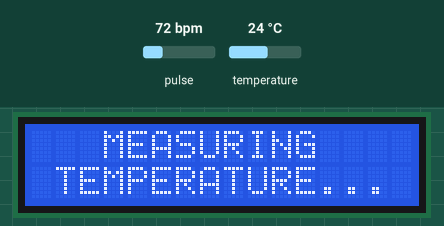
This sketch was run on a simulated Arduino Uno, built with avr-gcc and run on an emulated ATmega328P. Shown: 16×2 character LCD. The inputs (shaded band) are chosen by the test bench; at power-on: temperature 24 °C, pulse 72 bpm. What the sketch prints to the serial monitor is not drawn.

Above: at 3.2 s.
3.3 s: temperature set to 1 °C
At 13.8 s:
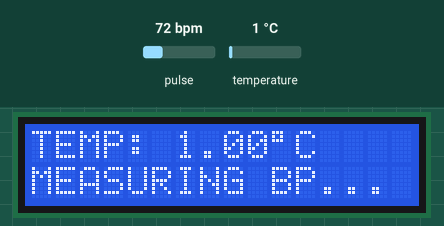
At 18.8 s:
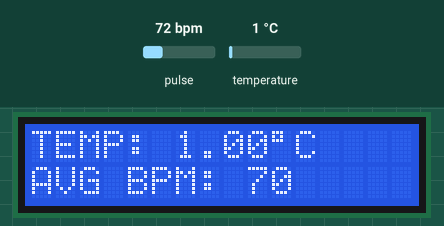
Timing chart, 0 to 19.1 s (numbered marks = the images above; inputs shaded):
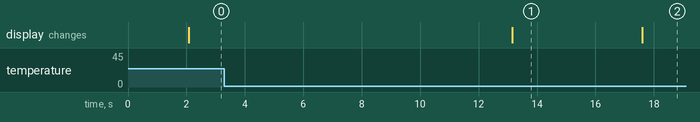

Measured:
- what the display in image 1 shows lasts 4.4 s, from 13.2 s to 17.6 s

The sketch:

HeartBeatMonitorWatch.ino
```cpp
#include <Wire.h>
#include "MAX30105.h"
#include "heartRate.h"
#include <LiquidCrystal.h>

MAX30105 particleSensor;

const byte RATE_SIZE = 4;  //Increase this for more averaging. 4 is good.
byte rates[RATE_SIZE];     //Array of heart rates
byte rateSpot = 0;
long lastBeat = 0;  //Time at which the last beat occurred

float beatsPerMinute;
int beatAvg;
long irValue;
int DataisReady = 0;
float temperature;
float temperatureF;

enum State {
  IDLE,
  MEASURE_TEMPERATURE,
  MEASURE_BP
};

State currentState = IDLE;
unsigned long measurementStartTime;
unsigned long DataSendStartTime;

const int rs = 4, en = 5, d4 = 6, d5 = 7, d6 = 8, d7 = 9;
LiquidCrystal lcd(rs, en, d4, d5, d6, d7);

void initializeSensor() {
  if (!particleSensor.begin(Wire, I2C_SPEED_FAST)) {
    Serial.println("MAX30105 was not found. Please check wiring/power.");
    while (1)
      ;
  }

  particleSensor.setup();                     // Configure sensor with default settings
  particleSensor.setPulseAmplitudeRed(0x0A);  // Turn Red LED to low to indicate sensor is running
  particleSensor.setPulseAmplitudeGreen(0);   // Turn off Green LED
}

void setup() {
  Serial.begin(9600);
  Serial.println("Initializing...");

  lcd.begin(16, 2);
  //initializeSensor();
  if (!particleSensor.begin(Wire, I2C_SPEED_FAST)) {
    Serial.println("MAX30102 was not found. Please check wiring/power. ");
    while (1)
      ;
  }
  Serial.println("Place your index finger on the sensor with steady pressure.");
  particleSensor.setup();                     // Configure sensor with default settings
  particleSensor.setPulseAmplitudeRed(0x0A);  // Turn Red LED to low to indicate the sensor is running
  particleSensor.setPulseAmplitudeGreen(0);   // Turn off Green LED

  lcd.clear();
  lcd.setCursor(5,0);
  lcd.print("SYSTEM");
  lcd.setCursor(1,1);
  lcd.print("INITIALIZATION");
  delay(2000);
}

void loop() {
  switch (currentState) {
    case IDLE:
      checkFingerDetection();
      break;

    case MEASURE_TEMPERATURE:
      measureTemperature();
      break;

    case MEASURE_BP:
      measureBP();
      break;
  }
}
void checkFingerDetection() {
  irValue = particleSensor.getIR();

  if (irValue > 70000) {
    currentState = MEASURE_TEMPERATURE;
    DataisReady = 0;
    measurementStartTime = millis();
  }else{
    lcd.clear();
    lcd.setCursor(5,0);
    lcd.print("WEAR");
    lcd.setCursor(2,1);
    lcd.print("THE WATCH");
    delay(1000);
  }
}
void measureTemperature() {
  lcd.clear();
  lcd.setCursor(3,0);
  lcd.print("MEASURING");
  lcd.setCursor(1,1);
  lcd.print("TEMPERATURE...");
  delay(1000);
  particleSensor.setup(0);  // Configure sensor. Turn off LEDs
  particleSensor.enableDIETEMPRDY();
  temperature = particleSensor.readTemperature();
  Serial.print("temperatureC = ");
  Serial.print(temperature, 2);

  temperatureF = particleSensor.readTemperatureF();
  Serial.print("   temperatureF = ");
  Serial.print(temperatureF, 2);

  Serial.println();

  // Check if 10 seconds have passed
  if (millis() - measurementStartTime >= 10000) {
    // Before transitioning to MEASURE_BP, re-initialize the sensor settings
    particleSensor.setup();                     // Configure sensor with default settings
    particleSensor.setPulseAmplitudeRed(0x0A);  // Turn Red LED to low to indicate the sensor is running
    particleSensor.setPulseAmplitudeGreen(0);   // Turn off Green LED
    delay(1000);
    lcd.clear();
    lcd.setCursor(0,0);
    lcd.print("TEMP: ");
    lcd.print(temperature, 2);
    lcd.print((char)223); // print ° character
    lcd.print("C");
    lcd.setCursor(0,1);
    lcd.print("MEASURING BP...");
    delay(1000);
    currentState = MEASURE_BP;
  }
}
void measureBP() {
  irValue = particleSensor.getIR();
  if (checkForBeat(irValue) == true) {
    //We sensed a beat!
    long delta = millis() - lastBeat;
    lastBeat = millis();

    beatsPerMinute = 60 / (delta / 1000.0);

    if (beatsPerMinute < 255 && beatsPerMinute > 20) {
      rates[rateSpot++] = (byte)beatsPerMinute;  //Store this reading in the array
      rateSpot %= RATE_SIZE;                     //Wrap variable

      //Take average of readings
      beatAvg = 0;
      for (byte x = 0; x < RATE_SIZE; x++)
        beatAvg += rates[x];
      beatAvg /= RATE_SIZE;
    }
  }
  if (beatAvg > 65 && beatAvg < 80 && beatsPerMinute > 65 && DataisReady == 0) {
    // Send the BPM data to database
    Serial.println("Data is Ready");
    Serial.print("IR=");
    Serial.print(irValue);
    Serial.print(", BPM=");
    Serial.print(beatsPerMinute);
    Serial.print(", Avg BPM=");
    Serial.print(beatAvg);
    lcd.clear();
    lcd.setCursor(0,0);
    lcd.print("TEMP: ");
    lcd.print(temperature, 2);
    lcd.print((char)223); // print ° character
    lcd.print("C");
    lcd.setCursor(0,1);
    lcd.print("AVG BPM: ");
    lcd.print(beatAvg);
    delay(1000);
    DataisReady = 1;
    DataSendStartTime = millis();
  }
  if (irValue > 5000) {
    Serial.println("No Finger Detected");
    if (DataisReady == 1) {
      unsigned long TimeRemaining = millis() - DataSendStartTime;
      Serial.print("TimeRemaining: ");
      Serial.println(TimeRemaining / 1000);
      if (TimeRemaining >= 10000) {
        currentState = IDLE;
        Serial.println("CurrentState Changed to IDLE");
      }

    }
  }
}
```
